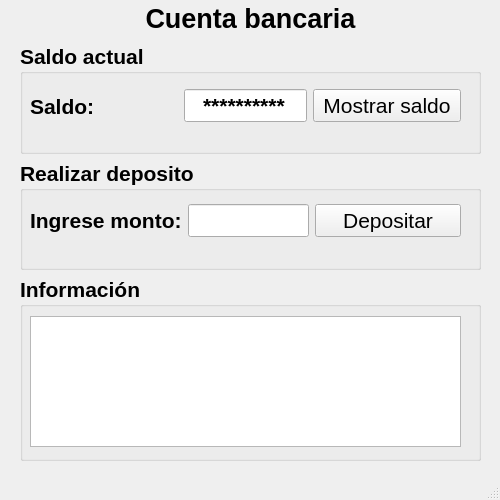
<?xml version="1.0" encoding="UTF-8"?>
<ui version="4.0">
 <class>MainWindow</class>
 <widget class="QMainWindow" name="MainWindow">
  <property name="geometry">
   <rect>
    <x>0</x>
    <y>0</y>
    <width>500</width>
    <height>500</height>
   </rect>
  </property>
  <property name="font">
   <font>
    <pointsize>16</pointsize>
    <bold>true</bold>
   </font>
  </property>
  <property name="windowTitle">
   <string>MainWindow</string>
  </property>
  <widget class="QWidget" name="centralwidget">
   <widget class="QWidget" name="verticalLayoutWidget">
    <property name="geometry">
     <rect>
      <x>20</x>
      <y>0</y>
      <width>461</width>
      <height>461</height>
     </rect>
    </property>
    <layout class="QVBoxLayout" name="verticalLayout" stretch="1,3,3,5">
     <item>
      <widget class="QLabel" name="label_3">
       <property name="font">
        <font>
         <pointsize>20</pointsize>
         <bold>true</bold>
        </font>
       </property>
       <property name="text">
        <string>Cuenta bancaria</string>
       </property>
       <property name="alignment">
        <set>Qt::AlignmentFlag::AlignCenter</set>
       </property>
      </widget>
     </item>
     <item>
      <widget class="QGroupBox" name="groupBox">
       <property name="title">
        <string>Saldo actual</string>
       </property>
       <widget class="QWidget" name="horizontalLayoutWidget">
        <property name="geometry">
         <rect>
          <x>10</x>
          <y>30</y>
          <width>431</width>
          <height>66</height>
         </rect>
        </property>
        <layout class="QHBoxLayout" name="horizontalLayout" stretch="6,5,6">
         <item>
          <widget class="QLabel" name="label">
           <property name="text">
            <string>Saldo:</string>
           </property>
          </widget>
         </item>
         <item>
          <widget class="QLineEdit" name="lineEdit">
           <property name="text">
            <string>**********</string>
           </property>
           <property name="alignment">
            <set>Qt::AlignmentFlag::AlignCenter</set>
           </property>
           <property name="dragEnabled">
            <bool>false</bool>
           </property>
           <property name="readOnly">
            <bool>true</bool>
           </property>
           <property name="placeholderText">
            <string/>
           </property>
          </widget>
         </item>
         <item>
          <widget class="QPushButton" name="pushButton">
           <property name="sizePolicy">
            <sizepolicy hsizetype="Expanding" vsizetype="Fixed">
             <horstretch>0</horstretch>
             <verstretch>0</verstretch>
            </sizepolicy>
           </property>
           <property name="font">
            <font>
             <pointsize>16</pointsize>
             <bold>false</bold>
            </font>
           </property>
           <property name="text">
            <string>Mostrar saldo</string>
           </property>
          </widget>
         </item>
        </layout>
       </widget>
      </widget>
     </item>
     <item>
      <widget class="QGroupBox" name="groupBox_2">
       <property name="title">
        <string>Realizar deposito</string>
       </property>
       <widget class="QWidget" name="horizontalLayoutWidget_2">
        <property name="geometry">
         <rect>
          <x>10</x>
          <y>30</y>
          <width>431</width>
          <height>61</height>
         </rect>
        </property>
        <layout class="QHBoxLayout" name="horizontalLayout_2" stretch="6,5,6">
         <item>
          <widget class="QLabel" name="label_2">
           <property name="sizePolicy">
            <sizepolicy hsizetype="Expanding" vsizetype="Preferred">
             <horstretch>0</horstretch>
             <verstretch>0</verstretch>
            </sizepolicy>
           </property>
           <property name="text">
            <string>Ingrese monto:</string>
           </property>
          </widget>
         </item>
         <item>
          <widget class="QLineEdit" name="lineEdit_2"/>
         </item>
         <item>
          <widget class="QPushButton" name="pushButton_2">
           <property name="sizePolicy">
            <sizepolicy hsizetype="Expanding" vsizetype="Fixed">
             <horstretch>0</horstretch>
             <verstretch>0</verstretch>
            </sizepolicy>
           </property>
           <property name="font">
            <font>
             <pointsize>16</pointsize>
             <bold>false</bold>
            </font>
           </property>
           <property name="text">
            <string>Depositar</string>
           </property>
          </widget>
         </item>
        </layout>
       </widget>
      </widget>
     </item>
     <item>
      <widget class="QGroupBox" name="groupBox_3">
       <property name="title">
        <string>Información</string>
       </property>
       <widget class="QListWidget" name="listWidget">
        <property name="geometry">
         <rect>
          <x>10</x>
          <y>40</y>
          <width>431</width>
          <height>131</height>
         </rect>
        </property>
       </widget>
      </widget>
     </item>
    </layout>
   </widget>
  </widget>
  <widget class="QStatusBar" name="statusbar"/>
 </widget>
 <resources/>
 <connections/>
</ui>
